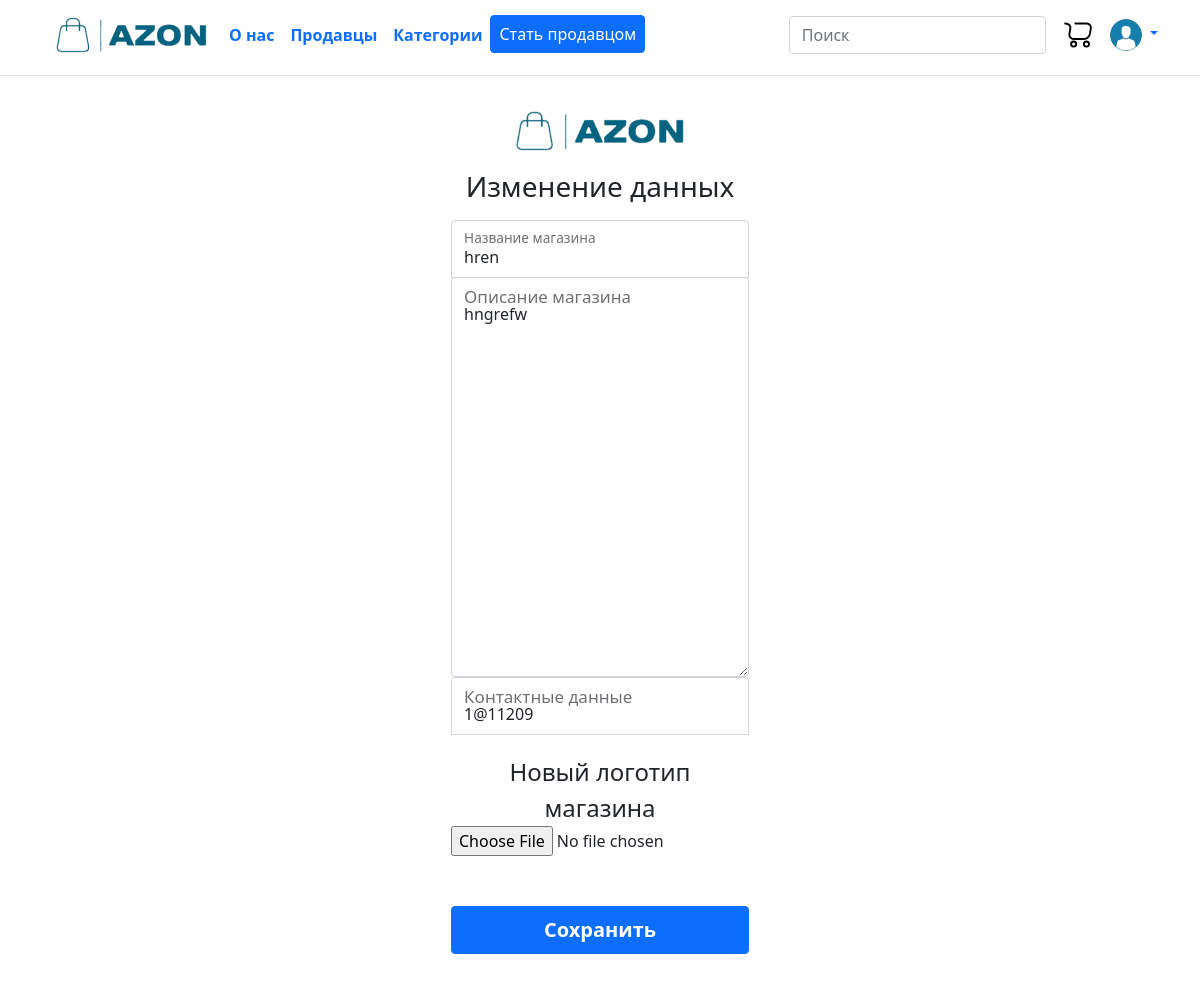
The page /shop/1 (signed in) on the database its author committed.
### data/shops.py (models this page shows)
class Shop(SqlAlchemyBase):
    __tablename__ = 'shops'
    id = sa.Column(sa.Integer, primary_key=True, autoincrement=True)
    name = sa.Column(sa.String, nullable=False, unique=True)
    about = sa.Column(sa.String, nullable=True, default='Описание магазина')
    img = sa.Column(sa.LargeBinary, nullable=False)
    contact = sa.Column(sa.String, nullable=True)
    owner_id = sa.Column(sa.Integer, sa.ForeignKey("users.id"))
    items = orm.relationship('Item', back_populates='shop')
    user = orm.relationship('User')

### main.py (the view, shortened to what this page needs)
@app.route('/shop/<int:id>', methods=['GET', 'POST'])
@login_required
def shop_change(id: int):
    form = ShopChangeForm()
    if request.method == 'GET':
        db_sess = get_db_session()
        shop = db_sess.query(Shop).filter(Shop.id == id, Shop.owner_id == current_user.id).first()
        logo_data = base64.b64encode(shop.img).decode('utf-8')
        if shop:
            form.name.data = shop.name
            form.about.data = shop.about
            form.contact.data = shop.contact
            form.img.data = logo_data
        else:
            abort(404)
    return render_template('shop-change.html', title='Изменение данных', form=form)

### forms/shopchange.py
class ShopChangeForm(FlaskForm):
    name = StringField('Название магазина', validators=[DataRequired()])
    about = TextAreaField('О магазине', validators=[DataRequired()])
    contact = StringField('Контактная информация', validators=[DataRequired()])
    img = FileField('Логотип магазина', validators=[DataRequired()])
    submit = SubmitField('Сохранить', validators=[DataRequired()])

### data/db_session.py (called while the page is built)
def create_session() -> Session:
    global __factory
    return __factory()

### data/get_db_session.py (called while the page is built)
def get_db_session():
    if 'db_session' not in g:
        g.db_session = db_session.create_session()
    return g.db_session

### main.py (called while the page is built)
@app.context_processor
def inject_shops():
    sess = get_db_session()  # Используем функцию для получения сессии
    if current_user.is_authenticated:
        shops = sess.query(Shop).filter(Shop.owner_id == current_user.id).all()
        categories = sess.query(Category).all()
    else:
        shops = []
        categories = []
    return dict(shops=shops, categories=categories)

@login_manager.user_loader
def load_user(user_id):
    db_sess = get_db_session()
    return db_sess.query(User).get(user_id)

### templates/shop-change.html (shortened to what this page needs)
{% extends "base.html" %}
{% block content %}
<head>
    <link rel="stylesheet" href="{{ url_for('static', filename='css/shopreg.css') }}">
</head>
<main class="form-signin w-100 m-auto">
<form action="" method="post" enctype="multipart/form-data">
    <a href="/"><img src="{{ url_for('static', filename='img/header/logo.png') }}" width="200px"></a>
    <h1 class="h3 mb-3 fw-normal">Изменение данных</h1>
    <div class="form-floating">
        {{ form.name(class="form-control", id="floatingInput", placeholder="name") }}
        <label for="floatingInput">Название магазина</label>
    </div>
    <div class="form-floating">
        {{ form.about(class="form-control", id="floatingPassword", style="height: 400px") }}
        <label for="floatingPassword" class="fs-5">Описание магазина</label>
    </div>
    <div class="form-floating">
        {{ form.contact(class="form-control", id="floatingPassword") }}
        <label for="floatingPassword" class="fs-5">Контактные данные</label>
    </div>
    <div class="form-group">
        <label for="floatingPasswordAgain" class="fs-4">Новый логотип магазина</label>
        {{ form.img(class="form-control-file", id="floatingPasswordAgain") }}
    </div>
    <p>{{ form.submit(class="btn btn-primary w-100 py-2 fs-5 fw-bold", type="submit") }}</p>
  </form>
</main>
{% endblock %}

### static/css/shopreg.css (style rules this page uses)
html, body { height: 90%; text-align: center; }
.form-signin { max-width: 330px; padding: 1rem; }
.form-signin input[type="text"] { margin-bottom: -1px; border-bottom-right-radius: 0; border-bottom-left-radius: 0; }
.form-group { margin-bottom: 50px; margin-top: 20px; }

### rows shown on the page
Shop: name "hren", about "hngrefw", contact "1@11209"
